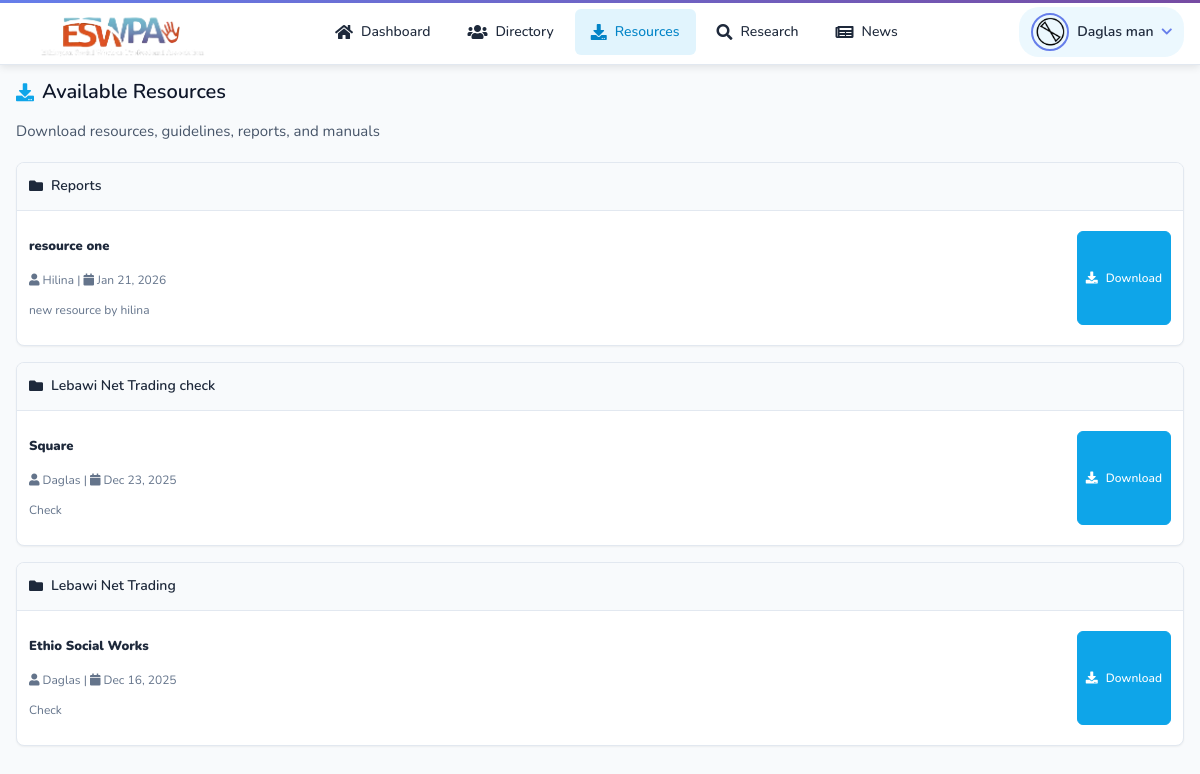
Page /resources.php (signed in) on the committed database.
### tables this page shows
CREATE TABLE IF NOT EXISTS `registrations` (
  `id` int NOT NULL AUTO_INCREMENT,
  `membership_id` varchar(50) DEFAULT NULL,
  `fullname` varchar(255) NOT NULL,
  `sex` enum('Male','Female') NOT NULL,
  `email` varchar(191) NOT NULL,
  `phone` varchar(20) NOT NULL,
  `address` text NOT NULL,
  `qualification` varchar(255) NOT NULL,
  `qualification_pdf` varchar(255) DEFAULT NULL,
  `graduation_date` date DEFAULT NULL,
  `payment_duration` varchar(50) NOT NULL,
  `payment_option` varchar(50) NOT NULL,
  `id_card` tinyint(1) NOT NULL DEFAULT '0',
  `photo` varchar(255) DEFAULT NULL,
  `bank_slip` varchar(255) DEFAULT NULL,
  `approval_status` enum('pending','approved','rejected') NOT NULL DEFAULT 'pending',
  `approved_by` int DEFAULT NULL,
  `approved_at` timestamp NULL DEFAULT NULL,
  `expiry_date` date DEFAULT NULL,
  `status` enum('active','expired','pending') NOT NULL DEFAULT 'pending',
  `id_card_generated` tinyint(1) NOT NULL DEFAULT '0',
  `id_card_generated_at` timestamp NULL DEFAULT NULL,
  `created_at` timestamp NULL DEFAULT CURRENT_TIMESTAMP,
  `package_id` int DEFAULT NULL,
  `package_start_date` date DEFAULT NULL,
  `package_end_date` date DEFAULT NULL,
  `updated_at` timestamp NULL DEFAULT NULL ON UPDATE CURRENT_TIMESTAMP,
  PRIMARY KEY (`id`),
  UNIQUE KEY `email` (`email`),
  UNIQUE KEY `membership_id` (`membership_id`),
  KEY `idx_membership_id` (`membership_id`),
  KEY `idx_approval_status` (`approval_status`),
  KEY `idx_status` (`status`),
  KEY `fk_approved_by` (`approved_by`),
  KEY `idx_package_id` (`package_id`)
);

CREATE TABLE IF NOT EXISTS `resources` (
  `id` int NOT NULL AUTO_INCREMENT,
  `section` varchar(100) NOT NULL,
  `title` varchar(255) NOT NULL,
  `publication_date` date NOT NULL,
  `author` varchar(255) NOT NULL,
  `pdf_file` varchar(255) NOT NULL,
  `description` text,
  `status` enum('active','inactive','archived') DEFAULT 'active' COMMENT 'Resource status: active, inactive, or archived',
  `tags` text COMMENT 'Comma-separated tags for categorization',
  `featured` tinyint(1) DEFAULT '0' COMMENT 'Whether resource is featured (1) or not (0)',
  `download_count` int DEFAULT '0' COMMENT 'Total number of downloads',
  `access_level` enum('public','member','premium','restricted') DEFAULT 'member' COMMENT 'Access level: public (everyone), member (logged in), premium (premium package), restricted (special permission)',
  `created_at` timestamp NOT NULL DEFAULT CURRENT_TIMESTAMP,
  `updated_at` timestamp NULL DEFAULT NULL ON UPDATE CURRENT_TIMESTAMP,
  `metadata_json` text COMMENT 'Structured metadata in JSON format',
  `ai_processed` tinyint(1) DEFAULT '0' COMMENT 'Whether this resource has been processed by AI',
  `ai_processed_at` timestamp NULL DEFAULT NULL COMMENT 'Timestamp when AI processing was completed',
  `extracted_text` longtext COMMENT 'Extracted text content from PDF/document',
  PRIMARY KEY (`id`),
  KEY `idx_section` (`section`),
  KEY `idx_publication_date` (`publication_date`),
  KEY `idx_created_at` (`created_at`),
  KEY `idx_status` (`status`),
  KEY `idx_featured` (`featured`),
  KEY `idx_access_level` (`access_level`),
  KEY `idx_download_count` (`download_count`),
  KEY `idx_ai_processed` (`ai_processed`),
  KEY `idx_ai_processed_at` (`ai_processed_at`)
);

### include/access_control.php (called while the page is built, shortened)
<?php
require_once __DIR__ . '/config.php';
function canAccessResource($member_id, $resource_id) {
    global $conn;
    $resourceQuery = "SELECT access_level, status FROM resources WHERE id = ?";
    $stmt = $conn->prepare($resourceQuery);
    $stmt->bind_param("i", $resource_id);
    $stmt->execute();
    $result = $stmt->get_result();
    $resource = $result->fetch_assoc();
    $access_level = $resource['access_level'] ?? 'member';
    if ($access_level === 'member' && $member_id) {
        logAccess($member_id, $resource_id, null, 'view', true);
        return ['granted' => true, 'reason' => 'Member-level resource'];
    }
    $reason = 'Access denied. Required: ' . ucfirst($access_level) . ' package or badge';
    return ['granted' => false, 'reason' => $reason];
}
function logAccess($member_id, $resource_id = null, $research_id = null, $action = 'view', $granted = true, $denial_reason = null) {
    global $conn;
    $checkTable = $conn->query("SHOW TABLES LIKE 'access_logs'");
    $ip_address = $_SERVER['REMOTE_ADDR'] ?? null;
    $user_agent = $_SERVER['HTTP_USER_AGENT'] ?? null;
    $query = "INSERT INTO access_logs
              (member_id, resource_id, research_id, action, access_granted, denial_reason, ip_address, user_agent)
              VALUES (?, ?, ?, ?, ?, ?, ?, ?)";
    $stmt = $conn->prepare($query);
}
?>

### resources.php (the view, shortened to what this page needs)
<!DOCTYPE html>
<html lang="en">
<?php
include 'head.php';
include 'include/config.php';
require_once __DIR__ . '/include/access_control.php';
$member_id = $_SESSION['member_id'] ?? null;
?>
<body>
    <?php
    if (isset($_SESSION['member_id'])) {
        include 'member-header-v1.2.php';
    } else {
        include 'header-v1.2.php';
    }
    ?>
    <?php if (!isset($_SESSION['member_id'])): ?>
    <div class="breadcrumb-area text-center shadow dark bg-fixed padding-xl text-light" style="background-image: url(assets/img/bgregister.png);">
        <div class="container">
            <div class="breadcrumb-items">
                <div class="row">
                    <div class="col-lg-12">
                        <h2>Resources</h2>
                    </div>
                </div>
                <ul class="breadcrumb">
                    <li><a href="index.php"><i class="fas fa-home"></i> Home</a></li>
                    <li class="active">Resources</li>
                </ul>
            </div>
        </div>
    </div>
    <?php else: ?>
    <div class="mp-content-wrapper">
        <div class="mp-container">
            <div class="mp-content">
                <h2 class="mp-page-title mp-mb-md"><i class="fas fa-download"></i> Available Resources</h2>
                <p class="mp-mb-lg" style="color: var(--mp-gray-600);">Download resources, guidelines, reports, and manuals</p>
    <?php endif; ?>
                        <?php
                        $checkColumn = mysqli_query($conn, "SHOW COLUMNS FROM resources LIKE 'status'");
                        $hasStatusColumn = (mysqli_num_rows($checkColumn) > 0);
                        if ($hasStatusColumn) {
                            $query = "SELECT * FROM resources WHERE status = 'active' OR status IS NULL ORDER BY publication_date DESC, created_at DESC";
                        } else {
                            $query = "SELECT * FROM resources ORDER BY publication_date DESC, created_at DESC";
                        }
                        $result = mysqli_query($conn, $query);
                        if (mysqli_num_rows($result) > 0) {
                            $resourcesBySection = [];
                            $hasAccessibleResources = false;
                            while ($row = mysqli_fetch_assoc($result)) {
                                $accessCheck = canAccessResource($member_id, $row['id']);
                                if ($accessCheck['granted']) {
                                    $hasAccessibleResources = true;
                                    $section = $row['section'];
                                    if (!isset($resourcesBySection[$section])) {
                                        $resourcesBySection[$section] = [];
                                    }
                                    $resourcesBySection[$section][] = $row;
                                }
                            }
                            if ($hasAccessibleResources) {
                                foreach ($resourcesBySection as $section => $resources) {
                                    $cardClass = isset($_SESSION['member_id']) ? 'mp-card mp-mb-lg' : 'card mb-4 shadow-sm';
                                    $headerClass = isset($_SESSION['member_id']) ? 'mp-card-header' : 'card-header bg-primary text-white';
                                    $bodyClass = isset($_SESSION['member_id']) ? 'mp-card-body' : 'card-body';
                                    echo '<div class="' . $cardClass . '">';
                                    echo '<div class="' . $headerClass . '">';
                                    echo '<h5' . (isset($_SESSION['member_id']) ? '' : ' class="mb-0"') . '><i class="fas fa-folder"></i> ' . htmlspecialchars($section) . '</h5>';
                                    echo '</div>';
                                    echo '<div class="' . $bodyClass . '">';
                                    if (isset($_SESSION['member_id'])) {
                                        echo '<div class="mp-activity-list">';
                                        foreach ($resources as $resource) {
                                            $accessCheck = canAccessResource($member_id, $resource['id']);
                                            echo '<div class="mp-activity-item">';
                                            echo '<div class="mp-activity-content" style="flex: 1;">';
                                            echo '<div class="mp-activity-text">';
                                            echo '<strong>' . htmlspecialchars($resource['title']) . '</strong>';
                                            echo '</div>';
                                            echo '<div class="mp-activity-time">';
                                            echo '<i class="fas fa-user"></i> ' . htmlspecialchars($resource['author']);
                                            echo ' | <i class="fas fa-calendar"></i> ' . date('M d, Y', strtotime($resource['publication_date']));
                                            if (!empty($resource['description'])) {
                                                echo '<br>' . htmlspecialchars(substr($resource['description'], 0, 100)) . (strlen($resource['description']) > 100 ? '...' : '');
                                            }
                                            echo '</div>';
                                            echo '</div>';
                                            echo '<a href="' . htmlspecialchars($resource['pdf_file']) . '" class="mp-btn mp-btn-sm mp-btn-primary" download>';
                                            echo '<i class="fas fa-download"></i> Download';
                                            echo '</a>';
                                            echo '</div>';
                                        }
                                        echo '</div>';
                                    }
                                    echo '</div>';
                                    echo '</div>';
                                }
                            }
                        } else {
                            $alertClass = isset($_SESSION['member_id']) ? 'mp-alert mp-alert-info' : 'alert alert-info';
                            echo '<div class="' . $alertClass . '">No resources available at the moment.</div>';
                        }
                        ?>
                    <?php if (!isset($_SESSION['member_id'])): ?>
                    </div>
                </div>
            </div>
        </div>
    </div>
    <?php else: ?>
            </div>
        </div>
    </div>
    <?php endif; ?>
    <?php if (isset($_SESSION['member_id'])): ?>
    <link href="assets/css/member-panel.css" rel="stylesheet">
    <?php else: ?>
    <link href="assets/css/member-optimized.css" rel="stylesheet">
    <?php endif; ?>
</body>
</html>

### member-header-v1.2.php (shortened to what this page needs)
<?php
include 'include/config.php';
$member_id = $_SESSION['member_id'];
$member_query = "SELECT fullname, membership_id, photo FROM registrations WHERE id = ? LIMIT 1";
$member_stmt = $conn->prepare($member_query);
$member_stmt->bind_param("i", $member_id);
$member_stmt->execute();
$member_result = $member_stmt->get_result();
$member_info = $member_result->fetch_assoc();
$current_page = basename($_SERVER['PHP_SELF']);
?>
<header class="member-header-v1-2 member-header-fixed">
    <nav class="member-navbar-v1-2">
        <div class="member-navbar-container-v1-2">
            <a href="member-dashboard.php" class="member-navbar-logo-v1-2">
                <img src="assets/img/content/logo-light.png" alt="ESWPA" class="member-logo-img-v1-2">
            </a>
            <div class="member-navbar-menu-v1-2 d-none d-md-flex">
                <a href="member-dashboard.php" class="member-navbar-link-v1-2 <?php echo $current_page == 'member-dashboard.php' ? 'active' : ''; ?>">
                    <i class="fas fa-home"></i>
                    <span>Dashboard</span>
                </a>
                <a href="member-directory.php" class="member-navbar-link-v1-2 <?php echo $current_page == 'member-directory.php' ? 'active' : ''; ?>">
                    <i class="fas fa-users"></i>
                    <span>Directory</span>
                </a>
                <a href="resources.php" class="member-navbar-link-v1-2 <?php echo $current_page == 'resources.php' ? 'active' : ''; ?>">
                    <i class="fas fa-download"></i>
                    <span>Resources</span>
                </a>
                <a href="member-research.php" class="member-navbar-link-v1-2 <?php echo in_array($current_page, ['member-research.php', 'member-research-detail.php', 'member-create-research.php', 'member-research-library.php']) ? 'active' : ''; ?>">
                    <i class="fas fa-search"></i>
                    <span>Research</span>
                </a>
                <a href="news.php" class="member-navbar-link-v1-2 <?php echo $current_page == 'news.php' ? 'active' : ''; ?>">
                    <i class="fas fa-newspaper"></i>
                    <span>News</span>
                </a>
            </div>
            <div class="member-navbar-profile-v1-2">
                <div class="member-profile-dropdown-v1-2">
                    <button class="member-profile-btn-v1-2" type="button" id="memberProfileDropdownBtn" onclick="void(0)">
                        <?php if (!empty($member_info['photo'])): ?>
                            <img src="<?php echo htmlspecialchars($member_info['photo']); ?>"
                                 alt="Member Photo"
                                 class="member-profile-avatar-v1-2">
                        <?php else: ?>
                            <div class="member-profile-icon-v1-2">
                                <i class="fas fa-user-circle"></i>
                            </div>
                        <?php endif; ?>
                        <span class="member-profile-name-v1-2 d-none d-lg-inline"><?php echo htmlspecialchars($member_info['fullname']); ?></span>
                        <i class="fas fa-chevron-down member-profile-arrow-v1-2"></i>
                    </button>
                </div>
            </div>
        </div>
    </nav>
</header>

### rows in the picture
registrations: photo (picture), fullname "Daglas man"
resources: title "resource one", author "Hilina", publication_date "Jan 21, 2026", description "new resource by hilina"
resources: title "Square", author "Daglas", publication_date "Dec 23, 2025", description "Check"
resources: section "Lebawi Net Trading", title "Ethio Social Works", author "Daglas", publication_date "Dec 16, 2025", description "Check"

### other values in the picture
$section "Reports"
$section "Lebawi Net Trading check"
